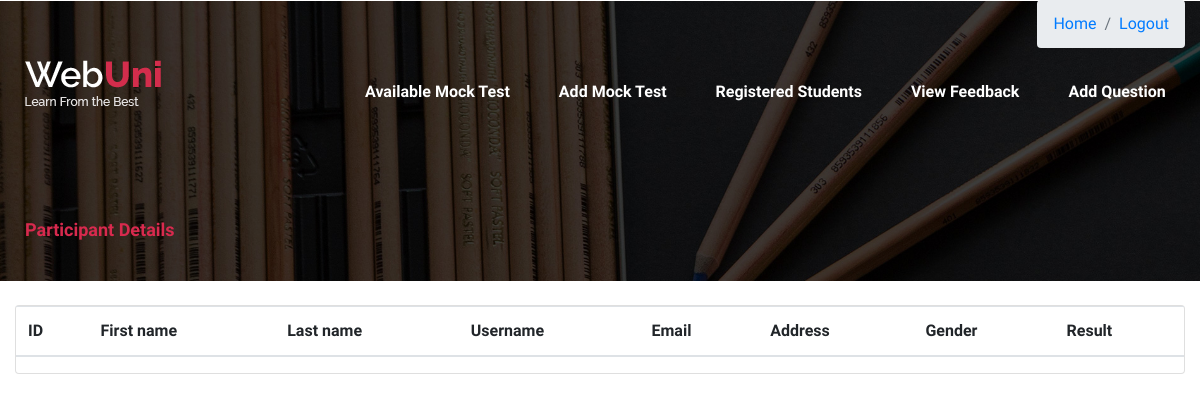
The app's page /manage_participant, older data.
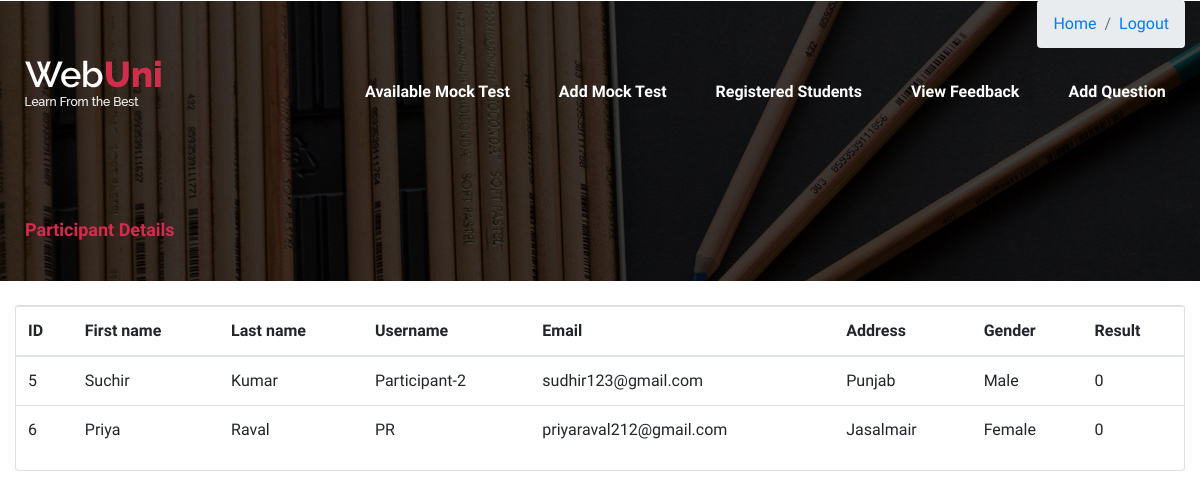
The same page, newer data.
### quiz_center/models.py (models this page shows)
class Participants(models.Model):
    id=models.AutoField(primary_key=True)
    admin=models.OneToOneField(CustomUser,on_delete=models.CASCADE,default="")
    competition_id = models.ForeignKey(CompetitionType, on_delete=models.DO_NOTHING)
    gender=models.CharField(max_length=255,default="")
    address=models.TextField()
    result=models.IntegerField(default=0)
    created_at=models.DateTimeField(auto_now_add=True)
    updated_at=models.DateTimeField(auto_now_add=True)
    objects = models.Manager()

class CustomUser(AbstractUser):
    user_type_data=((1,"Admin"),(2,"Participants"),(3,"Staffs"))
    user_type=models.CharField(default=1,choices=user_type_data,max_length=10)

### quiz_center/Staffviews.py (the view)
# urls.py: path('manage_participant', Staffviews.manage_participant, name="manage_participant"),
def manage_participant(request):
    participant = Participants.objects.all()
    return render(request, "Staff_templates/paticipant_list.html", {"participants": participant})

### quiz_center/templates/Staff_templates/paticipant_list.html (shortened to what this page needs)
{% load static %}
<!DOCTYPE html>
<html lang="en">
<head>
	<link rel="stylesheet" href='{% static "css/bootstrap.min.css" %}'/>
	<link rel="stylesheet" href='{% static "css/font-awesome.min.css" %}'/>
	<link rel="stylesheet" href='{% static "css/owl.carousel.css" %}'/>
	<link rel="stylesheet" href='{% static "css/style.css" %}'/>
</head>
<body>
	<header class="header-section">
		<div class="container">
			<div class="row">
				<div class="col-lg-3 col-md-3">
					<div class="site-logo">
						<img src='{% static "img/logo.png" %}' alt="">
					</div>
				</div>
				<div class="col-lg-9 col-md-9">
					<nav class="main-menu">
						<ul>
							<li><a href="/mock_test_list">Available Mock Test</a></li>
                            <li><a href="/add_competition">Add Mock Test</a></li>
							<li><a href="/manage_participant">Registered Students</a></li>
							<li><a href="/view_feedback">View Feedback</a></li>
							<li><a href="/add_question">Add Question</a></li>
						</ul>
					</nav>
				</div>
			</div>
		</div>
	</header>
	<div class="col-lg-12">
				<ol class="breadcrumb float-sm-right">
					<li class="breadcrumb-item"><a href="/staff_page">Home</a></li>
					<li class="breadcrumb-item active"><a href="/logout_page">Logout</a> </li>
				</ol>
	</div>
	<div class="page-info-section set-bg" data-setbg='{% static "img/page-bg/4.jpg" %}' style="height:280px;">
		<div class="container">
			<div class="site-breadcrumb">
				<span>Participant Details</span>
			</div>
		</div>
	</div>
    <br>
    <section class="content">
      <div class="container-fluid">
        <div class="row">
          <div class="col-12">
            <div class="card">
              <div class="card-body table-responsive p-0">
                <table class="table table-hover text-nowrap">
                  <thead>
                    <tr>
                      <th>ID</th>
                      <th>First name</th>
                      <th>Last name</th>
                      <th>Username</th>
                      <th>Email</th>
                      <th>Address</th>
                      <th>Gender</th>
                      <th>Result</th>
                    </tr>
                  </thead>
                  <tbody>
                    {% for student in participants %}
                  <tr>
                    <td>{{ student.admin.id }}</td>
                    <td>{{ student.admin.first_name }}</td>
                    <td>{{ student.admin.last_name }}</td>
                    <td>{{ student.admin.username }}</td>
                    <td>{{ student.admin.email }}</td>
                    <td>{{ student.address }}</td>
                    <td>{{ student.gender }}</td>
					<td>{{ student.result }}</td>
				  </tr>
                  {% endfor %}
                  </tbody>
                </table>
              </div>
            </div>
          </div>
        </div>
      </div>
    </section>
</body>
</html>

### quiz_center/static/css/style.css (style rules this page uses)
html, body { height: 100%; font-family: 'Raleway', sans-serif; -webkit-font-smoothing: antialiased; font-smoothing: antialiased; }
img { max-width: 100%; }
::placeholder { font-style: italic; }
ul, ol { padding: 0; margin: 0; }
.set-bg { background-repeat: no-repeat; background-size: cover; background-position: top center; }
.header-section { position: absolute; width: 100%; top: 0; left: 0; padding-top: 60px; }
.site-logo { display: inline-block; }
.main-menu ul { list-style: none; }
.main-menu ul li { display: inline; }
.main-menu ul li a { display: inline-block; font-size: 16px; color: #fff; margin-left: 45px; font-weight: 600; padding: 20px 0 5px; }
.page-info-section { height: 443px; }
.site-breadcrumb { padding-top: 215px; }
.site-breadcrumb a, .site-breadcrumb span { display: inline-block; margin-right: 10px; padding-right: 10px; font-weight: 600; font-size: 18px; }
.site-breadcrumb span { color: #d82a4e; }
@media (min-width: 1200px) { .container { max-width: 1180px; } }

Row changes from the older to the newer data that the page shows:
added Participants: admin.id "5", admin.first_name "Suchir", admin.last_name "Kumar", admin.username "Participant-2", admin.email "sudhir123@gmail.com", address "Punjab", gender "Male", result "0"
added Participants: admin.id "6", admin.first_name "Priya", admin.last_name "Raval", admin.username "PR", admin.email "priyaraval212@gmail.com", address "Jasalmair", gender "Female", result "0"
